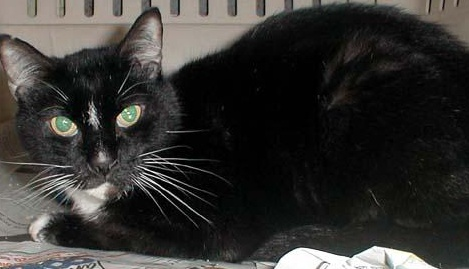
#> input picture imgs/cat_0014.jpg, 469 x 269 px, given in place of coloredimg.jpg, which was not available
$ python user_interface.py   (older library calls are emulated)
#> lines starting #> are read from the running program, lines starting #| are printed output that depends on the picture
from tkinter import *
from tkinter import filedialog
from tkinter .colorchooser import askcolor
import cv2 as cv
import os

from PIL import Image, ImageTk, ImageGrab
import PIL


root = Tk()
root.geometry("660x500")
root.configure(bg="#f2f3f5")
root.title("colorize your image")
root.iconbitmap('GUI/images.ico')
root.resizable(False,False)

title = Label(text="تخيل ان الكون لا طعم له او لون",font=("Courier", 27))
title.grid(row=0,column=2,pady=20)

def UploadFile():
    curr_directory = os.getcwd()
    file_path = filedialog.askopenfilename(initialdir=curr_directory, title="Select Image", filetypes=[('JPG Files', '*.jpg'),('jpg Files', '*.jpg')])
    img = Image.open(file_path)
    save_path = "greyimgs/"
    file_name = "greyimg.jpg"
    complete_name = os.path.join(save_path, file_name)
    img.save(complete_name)
    path_text = Label(root,text=file_path,bg="#B2B2B2")
    path_text.grid(row=2,column=1,pady=10,columnspan=4)

    if file_path is not None:
        pass


upload_button = Button(root, text=("Upload File"),command=UploadFile)
upload_button.grid(row=1, column=1,columnspan=4)


my_img2 =Image.open("coloredimgs/coloredimg.jpg")
#> my_img2 is the input picture: PIL image 469x269 RGB; mean R, G, B 53.7, 52.4, 49.8

resized_img = my_img2.resize((350,200),Image.ANTIALIAS)
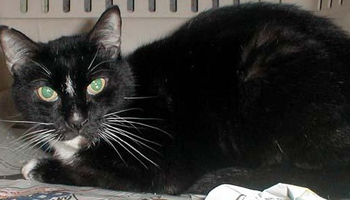
#> resized_img: PIL image 350x200 RGB; mean R, G, B 53.7, 52.4, 49.8
my_img3 = ImageTk.PhotoImage(resized_img)
my_l2 = Label(image=my_img3)
my_l2.grid(row=3,padx=20,pady=20,columnspan=4)


my_img = cv.imread('coloredimgs/coloredimg.jpg')

edge = Image.fromarray(my_img)

tk_edge = ImageTk.PhotoImage(edge)
def savefile():
    filename = filedialog.asksaveasfile(mode='w', defaultextension=".jpg")
    print (filename)
    if not filename:
        return
    edge.save(filename)

Button(root,text="Download image",command=savefile).grid(row=4, column=1,columnspan=4)
filedialog.SaveAs()


root.mainloop()

$ run again, on imgs/cat_0020.jpg
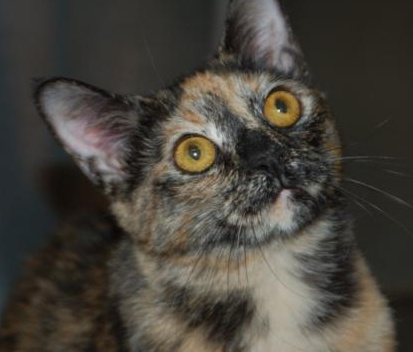
#> input picture imgs/cat_0020.jpg, 413 x 352 px, given in place of coloredimg.jpg, which was not available
#> my_img2 is the input picture: PIL image 413x352 RGB; mean R, G, B 71.2, 67.2, 59.7
#> `resized_img = my_img2.resize((350,200),Image.ANTIALIAS)`:
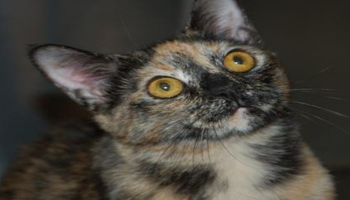
#> resized_img: PIL image 350x200 RGB; mean R, G, B 71.2, 67.2, 59.7
